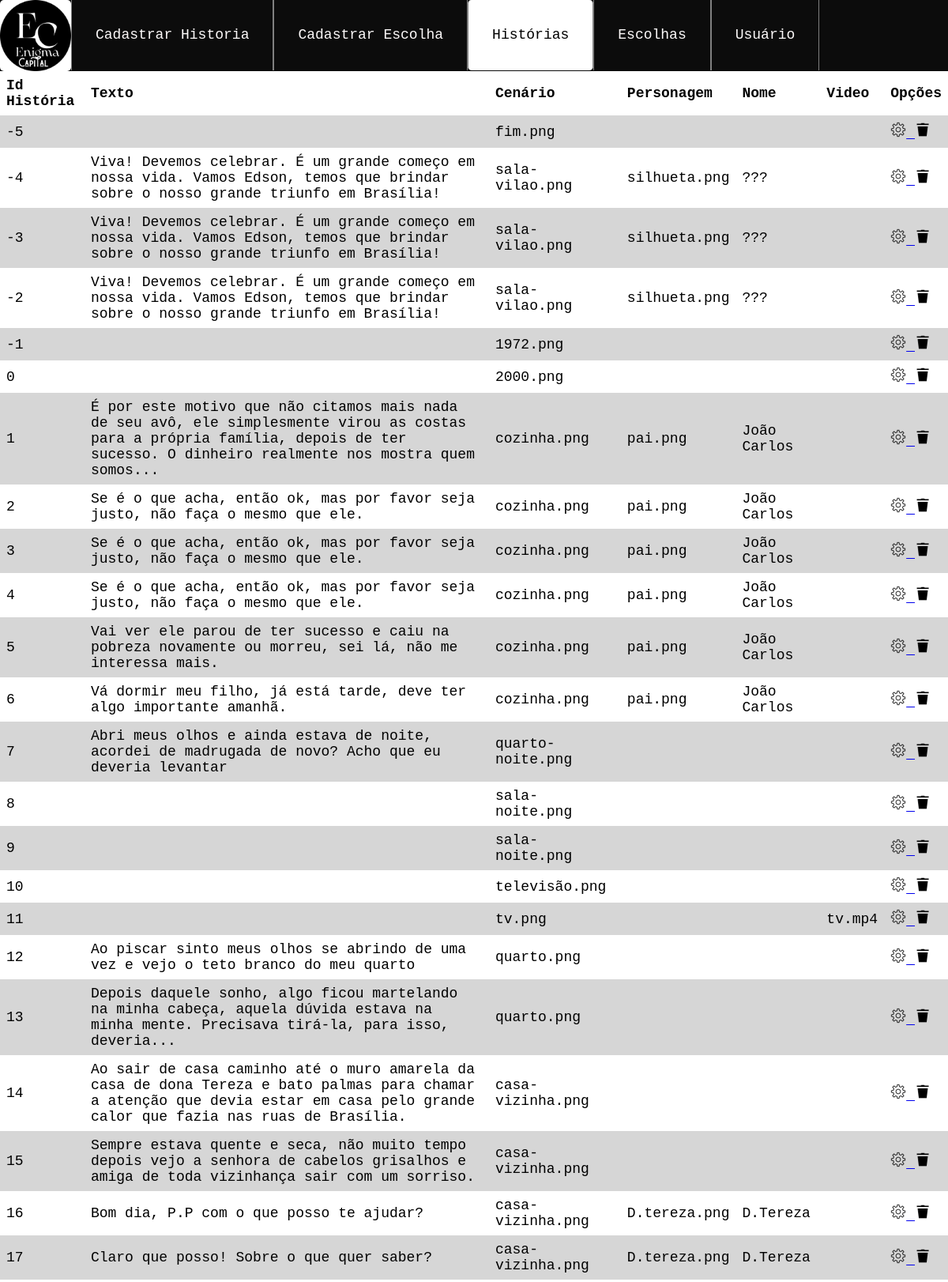
/crud/listarH.php (upper part), run on the app's committed database.
### tables this page shows
CREATE TABLE IF NOT EXISTS `historia` (
  `id_historia` int NOT NULL,
  `texto` varchar(255) DEFAULT NULL,
  `cenario` varchar(255) NOT NULL,
  `personagem` varchar(255) NOT NULL,
  `musica` varchar(255) NOT NULL,
  `nome` varchar(255) NOT NULL,
  `video` varchar(255) NOT NULL,
  `animacao` int NOT NULL,
  PRIMARY KEY (`id_historia`)
);

### crud/listarH.php (the view, shortened to what this page needs)
<!DOCTYPE html>
<html lang="pt-br">
<head>
  <link rel="stylesheet" href="../css/navbar.css">
  <link rel="stylesheet" href="../css/form.css">
  <link rel="stylesheet" href="../css/listar.css">
</head>
<body>
  <?php require_once "navbar.php";
  include("../conecta.php");
  $sql = "SELECT * FROM historia";
  $resultado = mysqli_query($conexao, $sql);
  $lang = 1;
  echo ' <div class="table">
  <table>
    <tr>
    <strong>
      <th scope="col">Id História</th>
      <th scope="col">Texto</th>
      <th scope="col">Cenário</th>
      <th scope="col">Personagem</th>
      <th scope="col">Nome</th>
      <th scope="col">Video</th>
      <th scope="col">Opções</th>
    </strong>
    </tr>';
  while ($dados = mysqli_fetch_assoc($resultado)) {
    echo "<td> " . $dados['id_historia'] . " </td>";
    echo "<td> " . $dados['texto'] . "</td>";
    echo "<td>" . $dados['cenario'] . "</td>";
    echo "<td>" . $dados['personagem'] . "</td>";
    echo "<td>" . $dados['nome'] . "</td>";
    echo "<td>" . $dados['video'] . "</td>";
    echo "<td><a href='../crud/editarH.php?id_historia=" . $dados['id_historia'] . "&lang=" . $lang . "'>" . "<img src='../img/settings.png' widht='20' height='20'" . "</a>";
    echo " <a href='../crud/excluirHistoria.php?id_historia=" . $dados['id_historia'] . "'>" . "<img src='../img/lixeira.png' widht='20' height='20'" . "</a></td>";
  }
  echo '</table>
</div>';
  ?>
</body>
</html>

### css/navbar.css (style rules this page uses)
* { margin: 0; padding: 0; box-sizing: border-box; font-family: Mono, monospace; }

### css/form.css (style rules this page uses)
* { font-size: large; }

### css/listar.css (style rules this page uses)
table { font-family: arial, sans-serif; border-collapse: collapse; width: 100%; }
td, th { text-align: left; padding: 8px; }

### data on the page
historia: id_historia "-5", cenario "fim.png"
historia: id_historia "-4", texto "Viva! Devemos celebrar. É um grande começo em nossa vida. Vamos Edson, temos que brindar sobre o nosso grande triunfo em Brasília!", cenario "sala-vilao.png", personagem "silhueta.png", nome "???"
historia: id_historia "-3", texto "Viva! Devemos celebrar. É um grande começo em nossa vida. Vamos Edson, temos que brindar sobre o nosso grande triunfo em Brasília!", cenario "sala-vilao.png", personagem "silhueta.png", nome "???"
historia: id_historia "-2", texto "Viva! Devemos celebrar. É um grande começo em nossa vida. Vamos Edson, temos que brindar sobre o nosso grande triunfo em Brasília!", cenario "sala-vilao.png", personagem "silhueta.png", nome "???"
historia: id_historia "-1", cenario "1972.png"
historia: id_historia "0", cenario "2000.png"
historia: id_historia "1", texto "É por este motivo que não citamos mais nada de seu avô, ele simplesmente virou as costas para a própria família, depois de ter sucesso. O dinheiro realmente nos mostra quem somos...", cenario "cozinha.png", personagem "pai.png", nome "João Carlos"
historia: id_historia "2", texto "Se é o que acha, então ok, mas por favor seja justo, não faça o mesmo que ele.", cenario "cozinha.png", personagem "pai.png", nome "João Carlos"
historia: id_historia "3", texto "Se é o que acha, então ok, mas por favor seja justo, não faça o mesmo que ele.", cenario "cozinha.png", personagem "pai.png", nome "João Carlos"
historia: id_historia "4", texto "Se é o que acha, então ok, mas por favor seja justo, não faça o mesmo que ele.", cenario "cozinha.png", personagem "pai.png", nome "João Carlos"
historia: id_historia "5", texto "Vai ver ele parou de ter sucesso e caiu na pobreza novamente ou morreu, sei lá, não me interessa mais.", cenario "cozinha.png", personagem "pai.png", nome "João Carlos"
historia: id_historia "6", texto "Vá dormir meu filho, já está tarde, deve ter algo importante amanhã.", cenario "cozinha.png", personagem "pai.png", nome "João Carlos"
historia: id_historia "7", texto "Abri meus olhos e ainda estava de noite, acordei de madrugada de novo? Acho que eu deveria levantar", cenario "quarto-noite.png"
historia: id_historia "8", cenario "sala-noite.png"
historia: id_historia "9", cenario "sala-noite.png"
historia: id_historia "10", cenario "televisão.png"
historia: id_historia "11", cenario "tv.png", video "tv.mp4"
historia: id_historia "12", texto "Ao piscar sinto meus olhos se abrindo de uma vez e vejo o teto branco do meu quarto", cenario "quarto.png"
historia: id_historia "13", texto "Depois daquele sonho, algo ficou martelando na minha cabeça, aquela dúvida estava na minha mente. Precisava tirá-la, para isso, deveria...", cenario "quarto.png"
historia: id_historia "14", texto "Ao sair de casa caminho até o muro amarela da casa de dona Tereza e bato palmas para chamar a atenção que devia estar em casa pelo grande calor que fazia nas ruas de Brasília.", cenario "casa-vizinha.png"
historia: id_historia "15", texto "Sempre estava quente e seca, não muito tempo depois vejo a senhora de cabelos grisalhos e amiga de toda vizinhança sair com um sorriso.", cenario "casa-vizinha.png"
historia: id_historia "16", texto "Bom dia, P.P com o que posso te ajudar?", cenario "casa-vizinha.png", personagem "D.tereza.png", nome "D.Tereza"
historia: id_historia "17", texto "Claro que posso! Sobre o que quer saber?", cenario "casa-vizinha.png", personagem "D.tereza.png", nome "D.Tereza"
